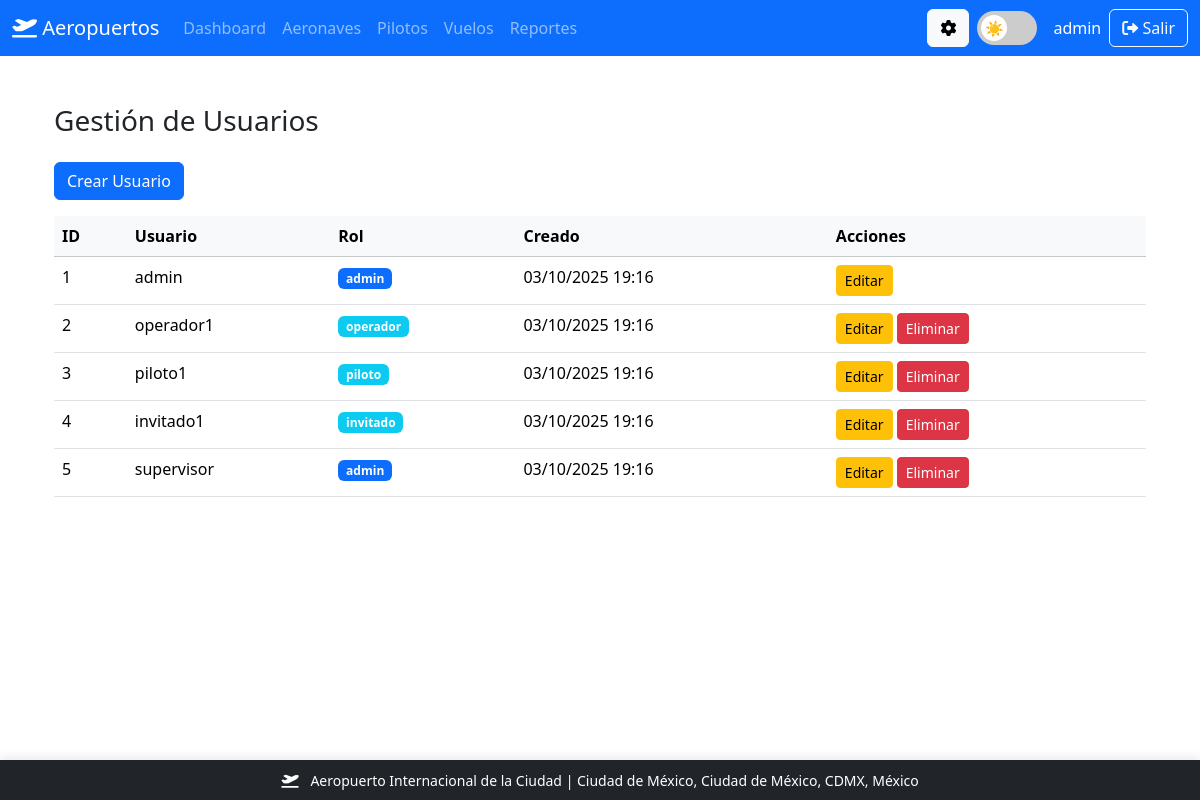
The page /admin/usuarios (signed in) on the database its author committed.
### models.py (models this page shows, shortened)
class Usuario(db.Model, UserMixin):
    __table_args__ = {'extend_existing': True}
    __tablename__ = 'Usuarios'
    id = db.Column(db.Integer, primary_key=True)
    username = db.Column(db.String(80), unique=True, nullable=False)
    password_hash = db.Column(db.String(120), nullable=False)
    rol = db.Column(db.String(20), default='usuario')
    created_at = db.Column(db.DateTime, default=datetime.utcnow)

### routes/views.py (the view)
@main_bp.route('/admin/usuarios')
@login_required
def page_usuarios():
    if not current_user.rol == 'admin':
        flash('Acceso denegado', 'danger')
        return redirect(url_for('main.dashboard'))
    users = Usuario.query.all()
    return render_template('usuarios.html', users=users)

### app.py (called while the page is built)
@login_manager.user_loader
def load_user(user_id):
    return Usuario.query.get(int(user_id))

### templates/usuarios.html (shortened to what this page needs)
{% extends "base.html" %}
{% block content %}
<div class="container">
    <h3 class="my-4">Gestión de Usuarios</h3>
    <div class="mb-3">
        <button class="btn btn-primary" onclick="showCreate()">Crear Usuario</button>
    </div>
    <div id="listArea" class="table-responsive">
        <table class="table table-hover" id="tblU">
            <thead class="table-light">
                <tr>
                    <th>ID</th>
                    <th>Usuario</th>
                    <th>Rol</th>
                    <th>Creado</th>
                    <th>Acciones</th>
                </tr>
            </thead>
            <tbody>
                {% for u in users %}
                <tr>
                    <td>{{ u.id }}</td>
                    <td>{{ u.username }}</td>
                    <td><span class="badge bg-{{ 'primary' if u.rol == 'admin' else 'secondary' if u.rol == 'staff' else 'info' }}">{{ u.rol }}</span></td>
                    <td>{{ u.created_at.strftime('%d/%m/%Y %H:%M') if u.created_at else '-' }}</td>
                    <td>
                        <button class="btn btn-sm btn-warning" onclick="editU({{ u.id }})">Editar</button>
                        {% if u.id != current_user.id %}
                        <button class="btn btn-sm btn-danger" onclick="delU({{ u.id }})">Eliminar</button>
                        {% endif %}
                    </td>
                </tr>
                {% endfor %}
            </tbody>
        </table>
    </div>
</div>
{% endblock %}

### templates/base.html (shortened to what this page needs)
<!doctype html>
<html lang="es" data-bs-theme="light">
<head>
    <link href="https://cdn.jsdelivr.net/npm/bootstrap@5.3.2/dist/css/bootstrap.min.css" rel="stylesheet">
    <link href="https://cdnjs.cloudflare.com/ajax/libs/font-awesome/6.0.0/css/all.min.css" rel="stylesheet">
</head>
<body>
<div class="main-content">
    <nav class="navbar navbar-expand-lg navbar-dark bg-primary">
        <div class="container-fluid">
            <a class="navbar-brand" href="{{ url_for('main.dashboard') }}">
                <i class="fas fa-plane-departure"></i> Aeropuertos
            </a>
            <div class="collapse navbar-collapse" id="navbarContent">
                <ul class="navbar-nav me-auto mb-2 mb-lg-0">
                    {% if current_user.is_authenticated %}
                    <li class="nav-item">
                        <a class="nav-link" href="{{ url_for('main.dashboard') }}">Dashboard</a>
                    </li>
                    <li class="nav-item">
                        <a class="nav-link" href="{{ url_for('main.page_aeronaves') }}">Aeronaves</a>
                    </li>
                    <li class="nav-item">
                        <a class="nav-link" href="{{ url_for('main.page_pilotos') }}">Pilotos</a>
                    </li>
                    <li class="nav-item">
                        <a class="nav-link" href="{{ url_for('main.page_vuelos') }}">Vuelos</a>
                    </li>
                    <li class="nav-item">
                        <a class="nav-link" href="{{ url_for('reports.reports_index') }}">Reportes</a>
                    </li>
                    {% endif %}
                </ul>
                {% if current_user.is_authenticated %}
                <div class="d-flex align-items-center">
                    {% if current_user.rol == 'admin' %}
                    <a href="{{ url_for('config.configuracion_aeropuerto') }}"
                       class="btn btn-light me-2"
                       title="Configuración del Aeropuerto">
                        <i class="fas fa-cog"></i>
                    </a>
                    {% endif %}
                    <div class="theme-switch-wrapper">
                        <label class="theme-switch mb-0">
                            <span class="slider"></span>
                        </label>
                    </div>
                    <span class="text-white me-2">{{ current_user.username }}</span>
                    <a class="btn btn-outline-light" href="{{ url_for('auth.logout') }}">
                        <i class="fas fa-sign-out-alt"></i> Salir
                    </a>
                </div>
                {% endif %}
            </div>
        </div>
    </nav>
    <div class="container py-4">
        {% block content %}{% endblock %}
    </div>
</div>
<footer class="footer-fixed">
    <div class="container-fluid">
        <div class="row align-items-center">
            <div class="col-md-12 text-center">
                <small id="statusbar-info">
                    <i class="fas fa-plane-departure me-2"></i>
                    <span id="aeropuerto-nombre">Cargando...</span> |
                    <span id="aeropuerto-ciudad">Cargando...</span>,
                    <span id="aeropuerto-municipio">Cargando...</span>,
                    <span id="aeropuerto-estado">Cargando...</span>,
                    <span id="aeropuerto-pais">Cargando...</span>
                </small>
            </div>
        </div>
    </div>
</footer>
</body>
</html>

### templates/base.html (style rules this page uses)
html, body { height: 100%; margin: 0; padding: 0; }
body { display: flex; flex-direction: column; min-height: 100vh; }
.main-content { flex: 1; display: flex; flex-direction: column; }
.container { flex: 1; }
.footer-fixed { position: fixed; bottom: 0; left: 0; right: 0; z-index: 1000; background-color: #212529; color: #ffffff; padding: 8px 0; box-shadow: 0 -2px 10px rgba(0, 0, 0, 0.1); }
.main-content { padding-bottom: 60px; }
.theme-switch-wrapper { display: flex; align-items: center; gap: 0.5rem; margin-right: 1rem; }
.theme-switch { position: relative; width: 60px; height: 34px; }
.slider { position: absolute; cursor: pointer; top: 0; left: 0; right: 0; bottom: 0; background-color: #ccc; transition: .4s; border-radius: 34px; }
.slider:before { position: absolute; content: "☀️"; height: 26px; width: 26px; left: 4px; bottom: 4px; background-color: white; transition: .4s; border-radius: 50%; display: flex; align-items: center; justify-content: center; font-size: 15px; }
body, .card, .navbar, .btn { transition: all 0.3s ease-in-out; }

### rows shown on the page
Usuario: username "admin", id "1", rol "admin", created_at "03/10/2025 19:16"
Usuario: id "2", username "operador1", rol "operador", created_at "03/10/2025 19:16"
Usuario: id "3", username "piloto1", rol "piloto", created_at "03/10/2025 19:16"
Usuario: id "4", username "invitado1", rol "invitado", created_at "03/10/2025 19:16"
Usuario: id "5", username "supervisor", rol "admin", created_at "03/10/2025 19:16"
